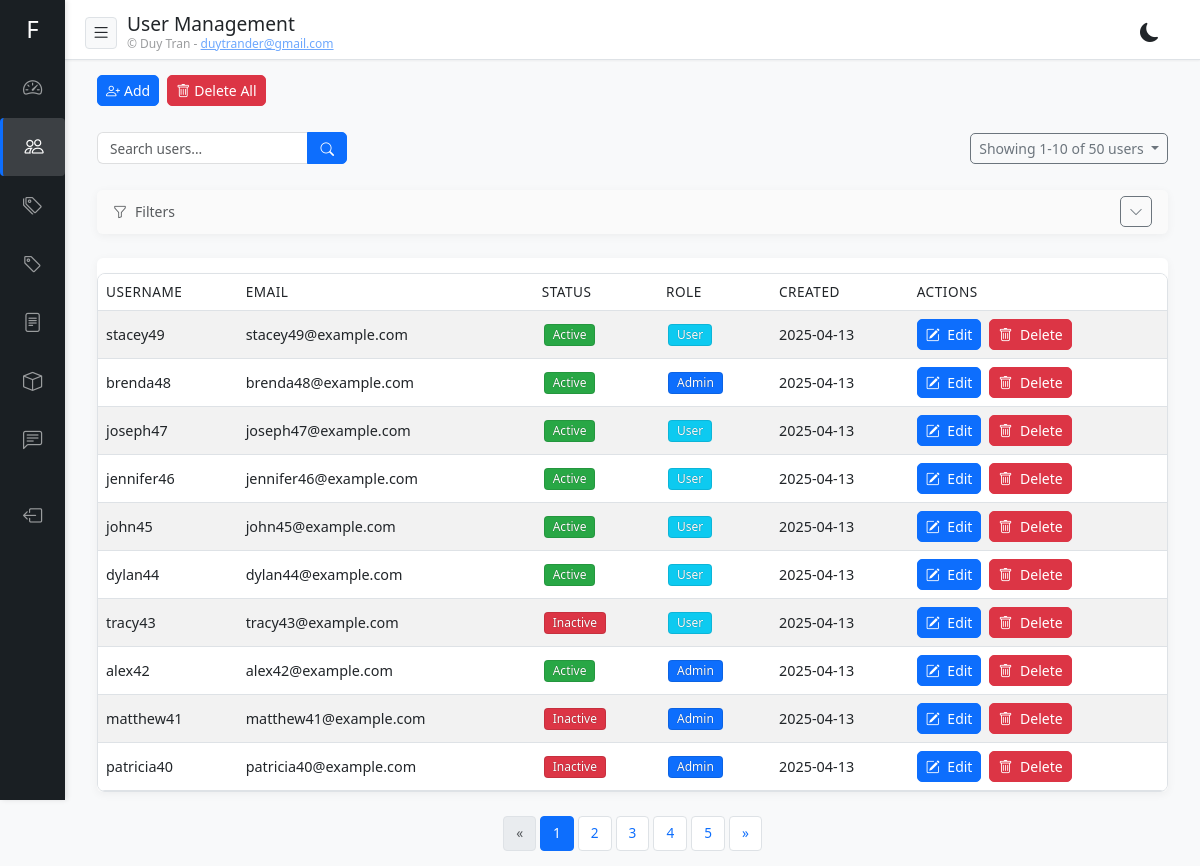
Screenshot of /admin/users/ (signed in) with the database file from the repository.
### app/models.py (models this page shows)
class UserBase(SQLModel):
    username: str = Field(max_length=50, index=True, unique=True)
    email: EmailStr = Field(max_length=200, index=True, unique=True)
    is_active: bool = Field(default=True)
    is_superuser: bool = Field(default=False)
    first_name: Optional[str] = Field(default=None, max_length=100)
    last_name: Optional[str] = Field(default=None, max_length=100)

class User(UserBase, table=True):
    id: Optional[int] = Field(default=None, primary_key=True)
    password: str = Field(max_length=200)
    created_at: datetime = Field(default_factory=datetime.utcnow)
    updated_at: datetime = Field(default_factory=datetime.utcnow, sa_column_kwargs={"onupdate": datetime.utcnow})
    articles: List["Article"] = Relationship(back_populates="author")
    comments: List["Comment"] = Relationship(back_populates="author")

### app/routers/users.py (the view)
@router.get("/", response_class=HTMLResponse)
async def admin_users(
    request: Request,
    q: str = None,
    page: int = 1,
    page_size: int = 10,
    status: Optional[str] = None,
    date_from: Optional[str] = None,
    date_to: Optional[str] = None,
    db: Session = Depends(get_db)
):
    user = await get_user_from_cookie(request, db)
    if not user or not user.is_superuser:
        return RedirectResponse(url="/admin/login", status_code=303)
    query = select(User)
    applied_filters = 0
    if q:
        search_term = f"%{q}%"
        query = query.where(
            or_(
                User.username.ilike(search_term),
                User.email.ilike(search_term),
                User.first_name.ilike(search_term),
                User.last_name.ilike(search_term)
            )
        )
    if status:
        if status == 'published':  # We'll use 'published' for active users to be consistent with article status
            query = query.where(User.is_active == True)
            applied_filters += 1
        elif status == 'draft':    # We'll use 'draft' for inactive users
            query = query.where(User.is_active == False)
            applied_filters += 1
    if date_from:
        try:
            from_date = datetime.strptime(date_from, '%Y-%m-%d')
            query = query.where(User.created_at >= from_date)
            applied_filters += 1
        except ValueError:
            pass
    if date_to:
        try:
            to_date = datetime.strptime(date_to, '%Y-%m-%d')
            to_date = to_date.replace(hour=23, minute=59, second=59)
            query = query.where(User.created_at <= to_date)
            applied_filters += 1
        except ValueError:
            pass
    count_query = select(func.count()).select_from(query.subquery())
    total_records = db.execute(count_query).scalar_one()
    total_pages = (total_records + page_size - 1) // page_size
    page = max(1, min(page, total_pages) if total_pages > 0 else 1)
    offset = (page - 1) * page_size
    paginated_query = query.order_by(desc(User.created_at)).offset(offset).limit(page_size)
    users = db.execute(paginated_query).scalars().all()
    return templates.TemplateResponse(
        "admin/users/list.html",
        {
            "request": request,
            "user": user,
            "users": users,
            "query": q,
            "message": request.query_params.get("message"),
            "pagination": {
                "page": page,
                "page_size": page_size,
                "total_pages": total_pages,
                "total_records": total_records,
                "has_prev": page > 1,
                "has_next": page < total_pages
            },
            "filter_status": status,
            "filter_date_from": date_from,
            "filter_date_to": date_to,
            "applied_filters": applied_filters
        }
    )

### templates/admin/users/list.html (shortened to what this page needs)
{% extends "admin/base.html" %}  {% block header_title %}User Management{% endblock %} {% block
content %}
<div class="container-fluid">
  <div class="row mb-3">
    <div
      class="col-12 d-flex justify-content-between align-items-center flex-wrap"
    >
      <div class="d-flex gap-2">
        <a href="/admin/users/add" class="btn btn-primary btn-sm">
          <i class="bi bi-person-plus me-1"></i><span>Add</span>
        </a>
        {% if users and users|length > 1 %}
        <a href="/admin/users/delete-all" class="btn btn-danger btn-sm">
          <i class="bi bi-trash me-1"></i><span>Delete All</span>
        </a>
        {% endif %}
      </div>
    </div>
  </div>
  <div class="row mb-3">
    <div class="col-12 col-md-6 mb-3 mb-md-0">
      <form action="/admin/users" method="get" class="search-form d-flex">
        <div class="input-group">
          <input
            type="text"
            name="q"
            class="form-control"
            placeholder="Search users..."
            value="{{ query or '' }}"
          />
          <button class="btn btn-primary" type="submit">
            <i class="bi bi-search"></i>
          </button>
        </div>
      </form>
    </div>
    <div class="col-12 col-md-6 d-flex justify-content-md-end align-items-center mt-2 mt-md-0">
      {% set item_name = 'users' %}
      {% set url_path = '/admin/users' %}
      {% include "admin/components/pagination_info.html" %}
    </div>
  </div>
  <div class="card mb-4">
    <div class="card-header filter-header d-flex justify-content-between align-items-center">
      <div class="d-flex align-items-center gap-2">
        <div class="text-muted small d-flex align-items-center">
          <i class="bi bi-funnel me-2"></i>Filters
        </div>
      </div>
      <button class="btn btn-sm btn-outline-secondary" type="button" data-bs-toggle="collapse" data-bs-target="#filterCollapse" aria-expanded="false" aria-controls="filterCollapse">
        <i class="bi bi-chevron-down"></i>
      </button>
    </div>
  </div>
  <div class="row">
    <div class="col-12">
      {% if users %}
      <div class="d-none d-lg-block mb-4">
        <div class="card">
          <div class="card-body">
            <div class="table-responsive">
              <table class="table table-striped table-hover">
                <thead>
                  <tr>
                    <th>Username</th>
                    <th>Email</th>
                    <th>Status</th>
                    <th>Role</th>
                    <th>Created</th>
                    <th>Actions</th>
                  </tr>
                </thead>
                <tbody>
                  {% for user_item in users %}
                  <tr>
                    <td>{{ user_item.username }}</td>
                    <td>{{ user_item.email }}</td>
                    <td>
                      {% if user_item.is_active %}
                      <span class="badge active-badge">Active</span>
                      {% else %}
                      <span class="badge inactive-badge">Inactive</span>
                      {% endif %}
                    </td>
                    <td>
                      {% if user_item.is_superuser %}
                      <span class="badge bg-primary">Admin</span>
                      {% else %}
                      <span class="badge bg-info">User</span>
                      {% endif %}
                    </td>
                    <td>{{ user_item.created_at.strftime('%Y-%m-%d') }}</td>
                    <td>
                      <div class="d-flex gap-2">
                        <a
                          href="/admin/users/{{ user_item.id }}/edit"
                          class="btn btn-sm btn-primary"
                          title="Edit"
                        >
                          <i class="bi bi-pencil-square"></i>
                          <span class="d-none d-md-inline-block ms-1">Edit</span>
                        </a>
                        <button
                          type="button"
                          class="btn btn-sm btn-danger"
                          data-bs-toggle="modal"
                          data-bs-target="#deleteModal{{ user_item.id }}"
                          title="Delete"
                        >
                          <i class="bi bi-trash"></i>
                          <span class="d-none d-md-inline-block ms-1">Delete</span>
                        </button>
                      </div>
                    </td>
                  </tr>
                  {% endfor %}
                </tbody>
              </table>
            </div>
          </div>
        </div>
      </div>
      {% else %}
      <div class="alert alert-info mb-0" role="alert">No users found.</div>
      {% endif %}
      <div class="pagination-container">
        {% set url_path = '/admin/users' %}
        {% include "admin/components/pagination.html" %}
      </div>
    </div>
  </div>
</div>
{% endblock %}

### templates/admin/base.html (shortened to what this page needs)
<!DOCTYPE html>
<html>
  <head>
    <link
      href="https://cdn.jsdelivr.net/npm/bootstrap@5.3.0/dist/css/bootstrap.min.css"
      rel="stylesheet"
    />
    <link
      href="https://cdn.jsdelivr.net/npm/bootstrap-icons@1.10.0/font/bootstrap-icons.css"
      rel="stylesheet"
    />
    <link
      rel="stylesheet"
      href="https://uicdn.toast.com/editor/latest/toastui-editor.min.css"
    />
  </head>
  <body>
    <div class="dashboard">
      <div class="sidebar" id="sidebar">
        <h1>FastAPI CMS</h1>
        <ul>
          <li><a href="/admin/dashboard" {% if request.path == '/admin/dashboard' %}class="active"{% endif %}><i class="bi bi-speedometer2"></i> <span>Dashboard</span></a></li>
          <li><a href="/admin/users" {% if '/admin/users' in request.path %}class="active"{% endif %}><i class="bi bi-people"></i> <span>Users</span></a></li>
          <li><a href="/admin/categories" {% if '/admin/categories' in request.path %}class="active"{% endif %}><i class="bi bi-tags"></i> <span>Categories</span></a></li>
          <li><a href="/admin/tags" {% if '/admin/tags' in request.path %}class="active"{% endif %}><i class="bi bi-tag"></i> <span>Tags</span></a></li>
          <li><a href="/admin/articles" {% if '/admin/articles' in request.path %}class="active"{% endif %}><i class="bi bi-file-text"></i> <span>Articles</span></a></li>
          <li><a href="/admin/products" {% if '/admin/products' in request.path %}class="active"{% endif %}><i class="bi bi-box"></i> <span>Products</span></a></li>
          <li><a href="/admin/comments" {% if '/admin/comments' in request.path %}class="active"{% endif %}><i class="bi bi-chat-left-text"></i> <span>Comments</span></a></li>
          <li class="mt-5"><a href="/admin/logout"><i class="bi bi-box-arrow-left"></i> <span>Logout</span></a></li>
        </ul>
      </div>
      <div class="content">
        <div class="header">
          <div class="d-flex align-items-center">
            <button class="mobile-toggle" id="sidebarToggle">
              <i class="bi bi-list"></i>
            </button>
            <div class="d-flex align-items-start flex-column">
              <h1 class="mb-0">
                {% block header_title %}Admin Dashboard{% endblock %}
              </h1>
              <small class="text-muted"
                >&copy; Duy Tran -
                <a href="mailto:duytrander@gmail.com"
                  >duytrander@gmail.com</a
                ></small
              >
            </div>
          </div>
          <div class="header-buttons d-flex align-items-center">
            <button id="darkModeToggle" class="dark-mode-toggle" aria-label="Toggle dark mode">
              <i class="bi bi-moon-fill"></i>
            </button>
          </div>
        </div>
        {% block content %}{% endblock %}
      </div>
    </div>
  </body>
</html>

### templates/admin/components/pagination_info.html (shortened to what this page needs)
{% if pagination and pagination.total_records > 0 %} {% set from_record =
(pagination.page - 1) * pagination.page_size + 1 %} {% set calculated_to =
pagination.page * pagination.page_size %} {% set to_record = calculated_to if
calculated_to <= pagination.total_records else pagination.total_records %}
<div class="dropdown">
  <button
    class="btn btn-sm btn-outline-secondary dropdown-toggle"
    type="button"
    id="paginationDropdown"
    data-bs-toggle="dropdown"
    aria-expanded="false"
  >
    Showing {{ from_record }}-{{ to_record }} of {{ pagination.total_records }}
    {{ item_name }}
  </button>
</div>
{% endif %}

### templates/admin/components/pagination.html (shortened to what this page needs)
{% if pagination and pagination.total_pages > 1 %}  {% macro query_params(page_num) %}
page={{ page_num }}&page_size={{ pagination.page_size }}  {% endmacro %}
<div class="card-footer">
  <nav aria-label="Page navigation">
    <ul class="pagination justify-content-center mb-0">
      <li class="page-item {% if not pagination.has_prev %}disabled{% endif %}">
        <a
          class="page-link"
          href="{{ url_path }}?{{ query_params(pagination.page - 1) }}"
          aria-label="Previous"
        >
          <span aria-hidden="true">&laquo;</span>
        </a>
      </li>
      {% set start_page = [1, pagination.page - 2]|max %} {% set end_page =
      [pagination.total_pages, start_page + 4]|min %} {% set start_page = [1,
      end_page - 4]|max %}  {% for p in range(start_page, end_page + 1) %}
      <li class="page-item {% if p == pagination.page %}active{% endif %}">
        <a class="page-link" href="{{ url_path }}?{{ query_params(p) }}"
          >{{ p }}</a
        >
      </li>
      {% endfor %}
      <li class="page-item {% if not pagination.has_next %}disabled{% endif %}">
        <a
          class="page-link"
          href="{{ url_path }}?{{ query_params(pagination.page + 1) }}"
          aria-label="Next"
        >
          <span aria-hidden="true">&raquo;</span>
        </a>
      </li>
    </ul>
  </nav>
</div>
{% endif %}

### templates/admin/users/list.html (style rules this page uses)
.badge { color: #fff !important; text-shadow: 0 0 1px rgba(0, 0, 0, 0.5); border: 1px solid rgba(0, 0, 0, 0.1); }
.card-header { background-color: var(--card-bg); border-bottom: none; }
.card-header.filter-header { padding: 0.4rem 1rem; background-color: rgba(0, 0, 0, 0.02); }
.active-badge { background-color: #28a745 !important; }
.inactive-badge { background-color: #dc3545 !important; }
.pagination { margin: 0; border-radius: 4px; }
.pagination .page-item .page-link { padding: 0.375rem 0.75rem; border-radius: 4px; margin: 0 2px; }
.table tr td, .table tr th { padding: 0.5rem; }
.table-responsive { padding: 0; }
.card-body { padding: 0; }

### rows the page displays
User: username "stacey49", email "stacey49@example.com", is_active "Active", is_superuser "User", created_at "2025-04-13"
User: username "brenda48", email "brenda48@example.com", is_active "Active", is_superuser "Admin", created_at "2025-04-13"
User: username "joseph47", email "joseph47@example.com", is_active "Active", is_superuser "User", created_at "2025-04-13"
User: username "jennifer46", email "jennifer46@example.com", is_active "Active", is_superuser "User", created_at "2025-04-13"
User: username "john45", email "john45@example.com", is_active "Active", is_superuser "User", created_at "2025-04-13"
User: username "dylan44", email "dylan44@example.com", is_active "Active", is_superuser "User", created_at "2025-04-13"
User: username "tracy43", email "tracy43@example.com", is_active "Inactive", is_superuser "User", created_at "2025-04-13"
User: username "alex42", email "alex42@example.com", is_active "Active", is_superuser "Admin", created_at "2025-04-13"
User: username "matthew41", email "matthew41@example.com", is_active "Inactive", is_superuser "Admin", created_at "2025-04-13"
User: username "patricia40", email "patricia40@example.com", is_active "Inactive", is_superuser "Admin", created_at "2025-04-13"

### other values shown
{{ from_record }} "1"
{{ to_record }} "10"
{{ pagination.total_records }} "50"
{{ item_name }} "users"
{{ p }} "1" "2" "3" "4" "5"
